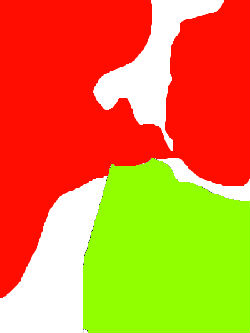
#> input picture notebooks/Road_in_niigata_L.jpg, 250 x 333 px
$ jupyter execute --allow-errors Image_proccesing.ipynb   (shell and % lines are left out)   (Python 2 division)
#> lines starting #> are read from the running program, lines starting #| are printed output that depends on the picture; long printed decimals are rounded
[cell 1]
import matplotlib.pyplot as plt
plt.plot([1,2,3,4])
plt.ylabel('some numbers')
plt.show()
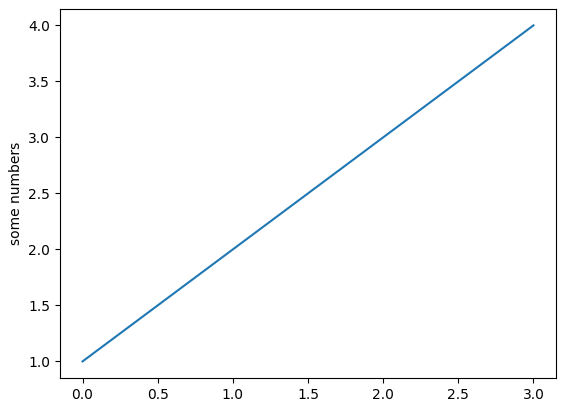
#> figure drawn by matplotlib, 1 panel


import cv2
import numpy as np
import os
from os.path import expanduser

#> (a cell that did not finish here is left out)

[cell 3]
#Methods to sort as human expect
import re

def tryint(s):
    try:
        return int(s)
    except:
        return s

def alphanum_key(s):
    """ Turn a string into a list of string and number chunks.
        "z23a" -> ["z", 23, "a"]
    """
    return [ tryint(c) for c in re.split('([0-9]+)', s) ]

def sort_nicely(l):
    """ Sort the given list in the way that humans expect.
    """
    l.sort(key=alphanum_key)

# ----------------------------------------------------------------

[cell 4]
im_name = "Road_in_niigata_L.jpg"

im = cv2.imread(im_name)
#> im is the input picture: shape (333, 250, 3); mean B, G, R 49.8, 131.3, 221.8

plt.imshow(im[:,:,::-1])

im.shape
#> Out = (333, 250, 3)

[cell 5]
## Resize test

img_cols = img_rows = 512

resized = cv2.resize(im ,(img_cols, img_rows), interpolation =  cv2.INTER_CUBIC)
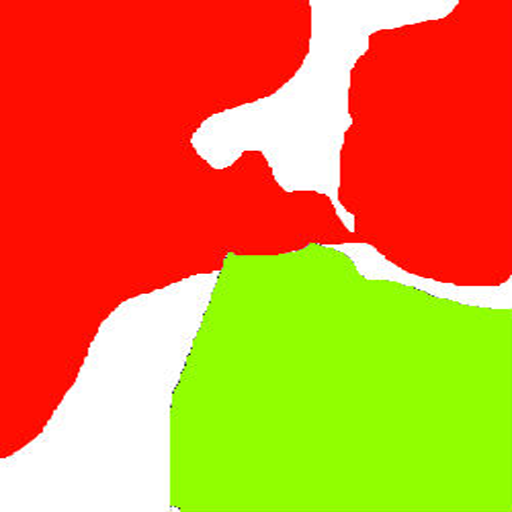
#> resized: shape (512, 512, 3); mean B, G, R 49.8, 131.2, 221.8

plt.imshow(resized[:,:,::-1])

# Replace labels images names to have the same original image's name

[cell 6]

im_label = cv2.imread("0001TP_006690.png")
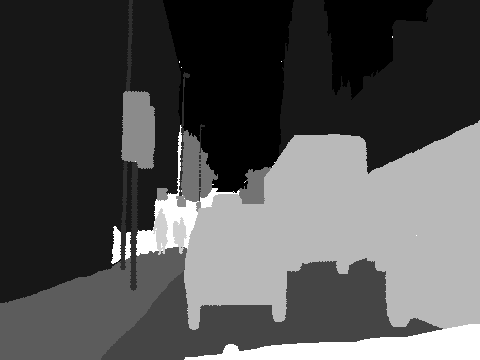
#> input picture notebooks/0001TP_006690.png, 480 x 360 px
#> im_label is the input picture: shape (360, 480, 3); min 0, max 11, mean 3.54

plt.imshow(im_label[:,:,::-1])

[cell 7]
# Check image label form

print("Shape" , im_label.shape)
#| Shape (360, 480, 3)
print("min" , im_label.min())
#| min 0
print("max" , im_label.max())
#| max 11
print("mean" , im_label.mean())
#| mean 3.544

#Es una imagen cuyos valores van de 0 a 11,
#cada valor represeta una clase, y todos los pixeles de la imagen tienen el valor de una de las clases

[cell 8]
im_label[-1,-1,:]
#> Out = [11, 11, 11]

[cell 9]
train_path = "/home/mcalvarez/Traversability_project/bagfiles_and_images/bag_indoor_data/indoor_selected_img_n_labels/train"
train_labels_path = "/home/mcalvarez/Traversability_project/bagfiles_and_images/bag_indoor_data/indoor_selected_img_n_labels/train_labels_not"

all_names_train = os.listdir(train_path)

sort_nicely(all_names_train)

#> (a cell that did not finish here is left out)

[cell 11]
#Change the labels images names to have the same name that the train images

save_label_path =  "/home/mcalvarez/Traversability_project/bagfiles_and_images/bag_indoor_data/indoor_selected_img_n_labels/train_labels"

#> (the rest of this cell did not finish here and is left out)

# -------------------------------------------------------------------------------

# Transform label images to one channel with discrete values

[cell 12]
train_labels_path = "/home/mcalvarez/Traversability_project/Segmentation_data/indoor_selected_img_n_labels/train_labels_RGB_orig"
#Get image labels file names
#> (the rest of this cell did not finish here and is left out)

[cell 13]
save_label_path = "/home/mcalvarez/Traversability_project/bagfiles_and_images/bag_indoor_data/indoor_selected_img_n_labels/train_labels_1ch"

#Define constants
#> (the rest of this cell did not finish here and is left out)

# Explicacion de colores:

0: obstaculos - Rojo -  225 13 0
1: camino - verde -  149 255 0
2: fondo - blanco - 255 255 255

[cell 14]
#normalizacion automática
gray = cv2.cvtColor(im, cv2.COLOR_BGR2GRAY)
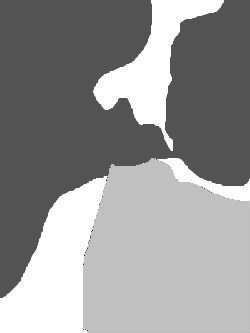
#> gray: shape (333, 250); min 20, max 255, mean 149.1
a_img = np.array(gray, np.double)

normalized = cv2.normalize(gray, a_img, 0.0,2.0, cv2.NORM_MINMAX)
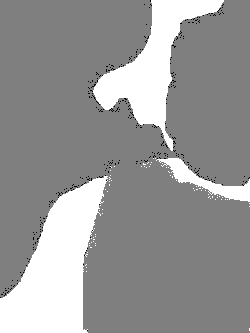
#> normalized: shape (333, 250); min 0, max 2, mean 1.19; drawn with min black and max white
#No funciona la normalizacion como esperamos, ya que une la clase de objetos con el camino, creo q es porque
#la imagen no tiene 3 colores sino que tiene algunos puntos de otro color oscuro que interfieren en la normalizacion
plt.imshow(im[:,:,::-1])
plt.show()
plt.imshow(normalized)
plt.show()

# -------------------------------------------
# Resize images and labels

[cell 15]
train_path = os.path.join(expanduser("~"),'Traversability_project/imageVelDataset/numpyImagesOct23') #imagesOct18
save_path = os.path.join(expanduser("~"),'Traversability_project/imageVelDataset/imagesCV2Oct23') #imagesOct18

# #imagesOct18train_path = "/home/mcalvarez/Traversability_project/bagfiles_and_images/bag_indoor_data/indoor_selected_img_n_labels/train"
#train_labels_path = "/home/mcalvarez/Traversability_project/bagfiles_and_images/bag_indoor_data/indoor_selected_img_n_labels/train_labels_1ch"


#> (the rest of this cell did not finish here and is left out)

# Read cv2 images - Segmentation

[cell 16]
#Sweep image folder
for filename in all_names_train:

    filePath = os.path.join(train_path, filename)
    filePath_l = os.path.join(train_labels_path, filename)

    #Read image
    im = cv2.imread(filePath)
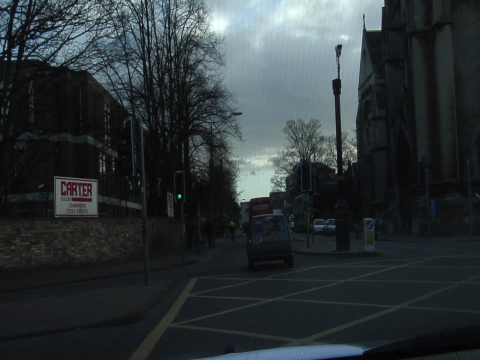
#> input picture SegNet/CamVid/train/0001TP_007050.png, 480 x 360 px, found by its file name
#> im is the input picture: shape (360, 480, 3); mean B, G, R 55.9, 53.5, 46.1
    im_l = cv2.imread(filePath_l)

    #resize
    resized = cv2.resize(im ,(img_cols, img_rows), interpolation =  cv2.INTER_CUBIC)
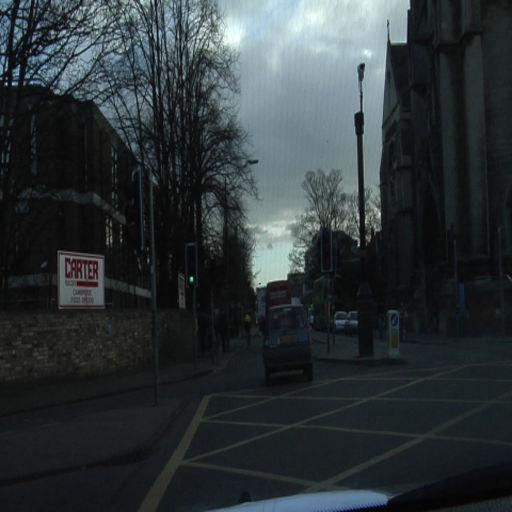
#> resized: shape (512, 512, 3); mean B, G, R 55.9, 53.5, 46.1
    resized_l = cv2.resize(im_l ,(img_cols, img_rows), interpolation =  cv2.INTER_CUBIC)

    #Save Image
    cv2.imwrite( os.path.join(train_path, filename) , resized)
    cv2.imwrite( os.path.join(train_labels_path, filename) , resized_l)
#> pass 2 of the loop `for filename in all_names_train:`:
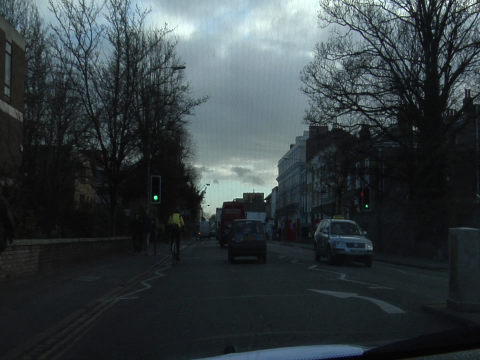
#> input picture SegNet/CamVid/train/0001TP_007290.png, 480 x 360 px, found by its file name
#> im is the input picture: shape (360, 480, 3); mean B, G, R 63.9, 61.1, 52.3
#> `resized = cv2.resize(im ,(img_cols, img_rows), interpolation =  cv2.IN..`:
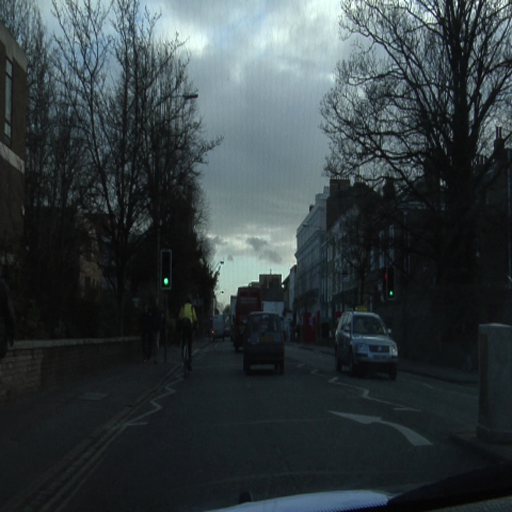
#> resized: shape (512, 512, 3); mean B, G, R 63.9, 61.1, 52.3
#> pass 3 of the loop `for filename in all_names_train:`:
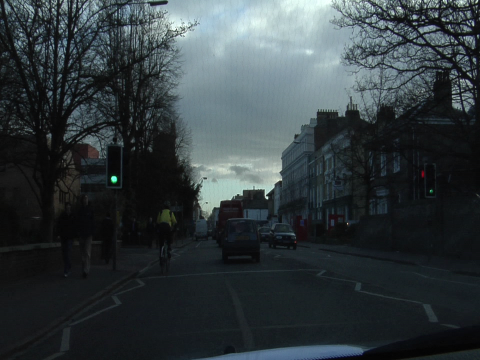
#> input picture SegNet/CamVid/train/0001TP_007320.png, 480 x 360 px, found by its file name
#> im is the input picture: shape (360, 480, 3); mean B, G, R 62.3, 59.2, 50.7
#> `resized = cv2.resize(im ,(img_cols, img_rows), interpolation =  cv2.IN..`:
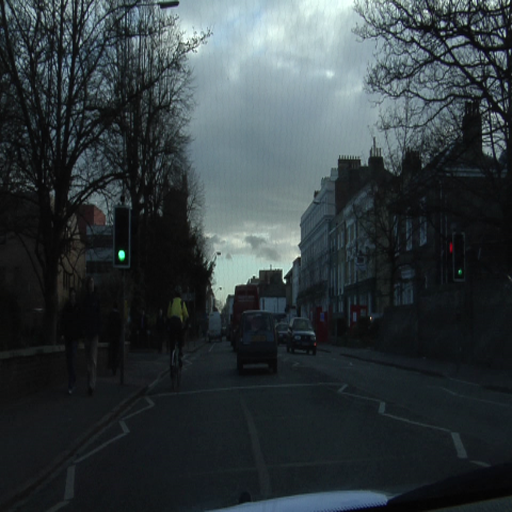
#> resized: shape (512, 512, 3); mean B, G, R 62.3, 59.2, 50.7

# Read np array images - classification

[cell 17]
#Example image BEFORE:

fileName =  os.path.join(train_path, all_names_train[0])
#> (the rest of this cell did not finish here and is left out)

#> (a cell that did not finish here is left out)

#> (a cell that did not finish here is left out)

[cell 20]
len(all_names_train)

#> (a cell that did not finish here is left out)

[cell 22]
#Example image AFTER:

fileName =  os.path.join(save_path, all_names_train[0])
image = cv2.imread(fileName)
#print(image.shape)

print(image.shape)
#| (360, 480, 3)

#Show image
plt.imshow(image[:,:,::-1])
plt.show()
